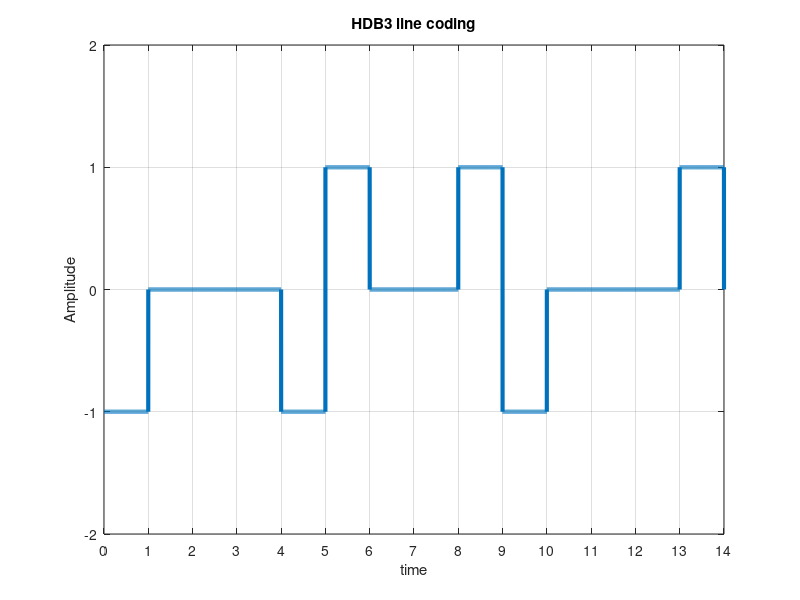

The MATLAB source for this figure:
clc;
clear all;
bits = [1 0 0 0 0 0 0 0 0 1 0 0 0 1]
bitrate = 1;
n = 1000;
T = length(bits)/bitrate;
N = n*length(bits);
dt = T/N;
t = 0:dt:T;
x = zeros(1,length(t));
counter = 0;
lastbit = 1;
pulse = 0;
for i=1:length(bits)
  if bits(i)==0
    counter = counter + 1;
    if counter==4
      if(mod(pulse, 2)==0)
        x((i-1-3)*n+1:(i-3)*n) = -lastbit;
        lastbit = -lastbit;
        x((i-1-2)*n+1:(i-2)*n) = 0;
        x((i-1-1)*n+1:(i-1)*n) = 0;
        x((i-1)*n+1:i*n) = lastbit;
        counter = 0;
        pulse = 0;
      else
        x((i-1-3)*n+1:(i-3)*n) = 0;
        x((i-1-2)*n+1:(i-2)*n) = 0;
        x((i-1-1)*n+1:(i-1)*n) = 0;
        x((i-1)*n+1:i*n) = lastbit;
        counter = 0;
        pulse = 0;
      end
    end
  else
    counter = 0;
    x((i-1)*n+1:i*n) = -lastbit;
    lastbit = -lastbit;
    pulse = pulse + 1;
  end
end
plot(t, x, 'Linewidth', 3);
axis([0 T -2 2 ]);


xlabel("time");
ylabel("Amplitude");
title('HDB3 line coding');
grid on 
set(gca,'xtick',[0:1:T])
set(gca,'ytick',[-2:1:2])

z=1;
counter = 0;
lastbit = 1;
for i = 1:length(t)
  if t(i)>counter
    counter = counter + 1;
    if x(i)==lastbit
      result(counter-3:counter) = 0;
    else
      if(x(i)==0)
        result(counter) = 0;
      else
        result(counter) = 1;
        lastbit = -lastbit;
      end
    end
  end
end
disp('HDB3 Decoding:');
disp(result);